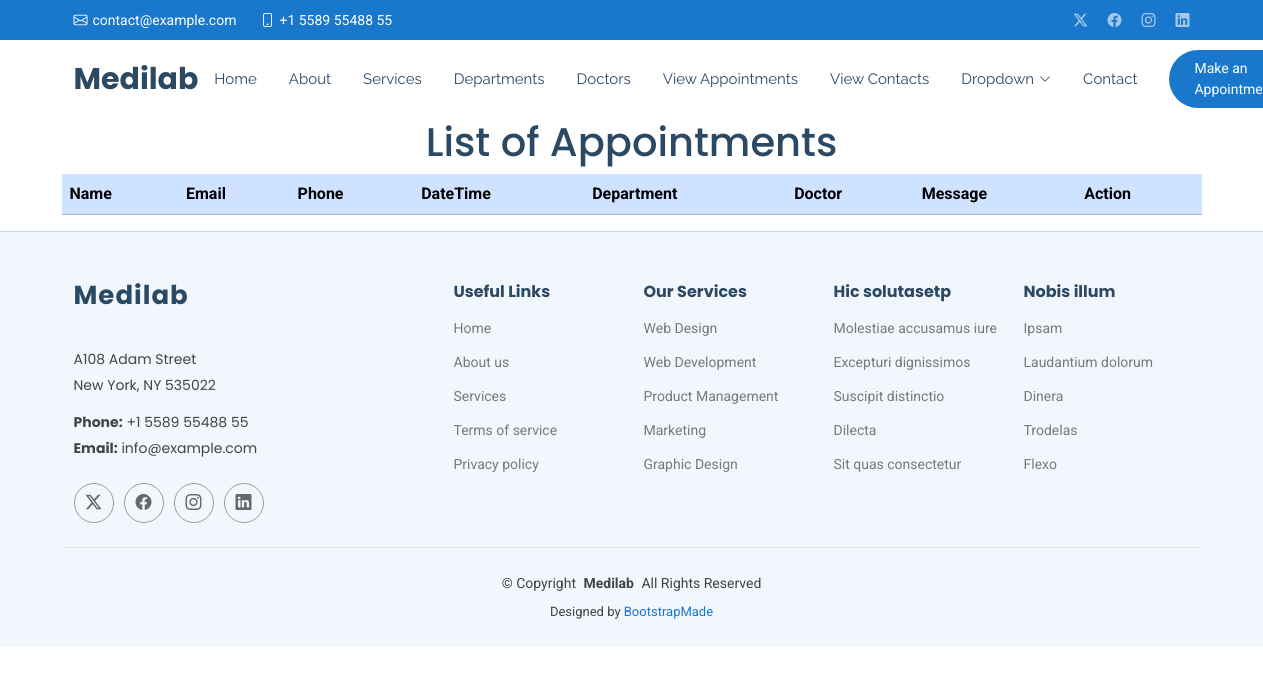
Before: /show/ with the older database file.
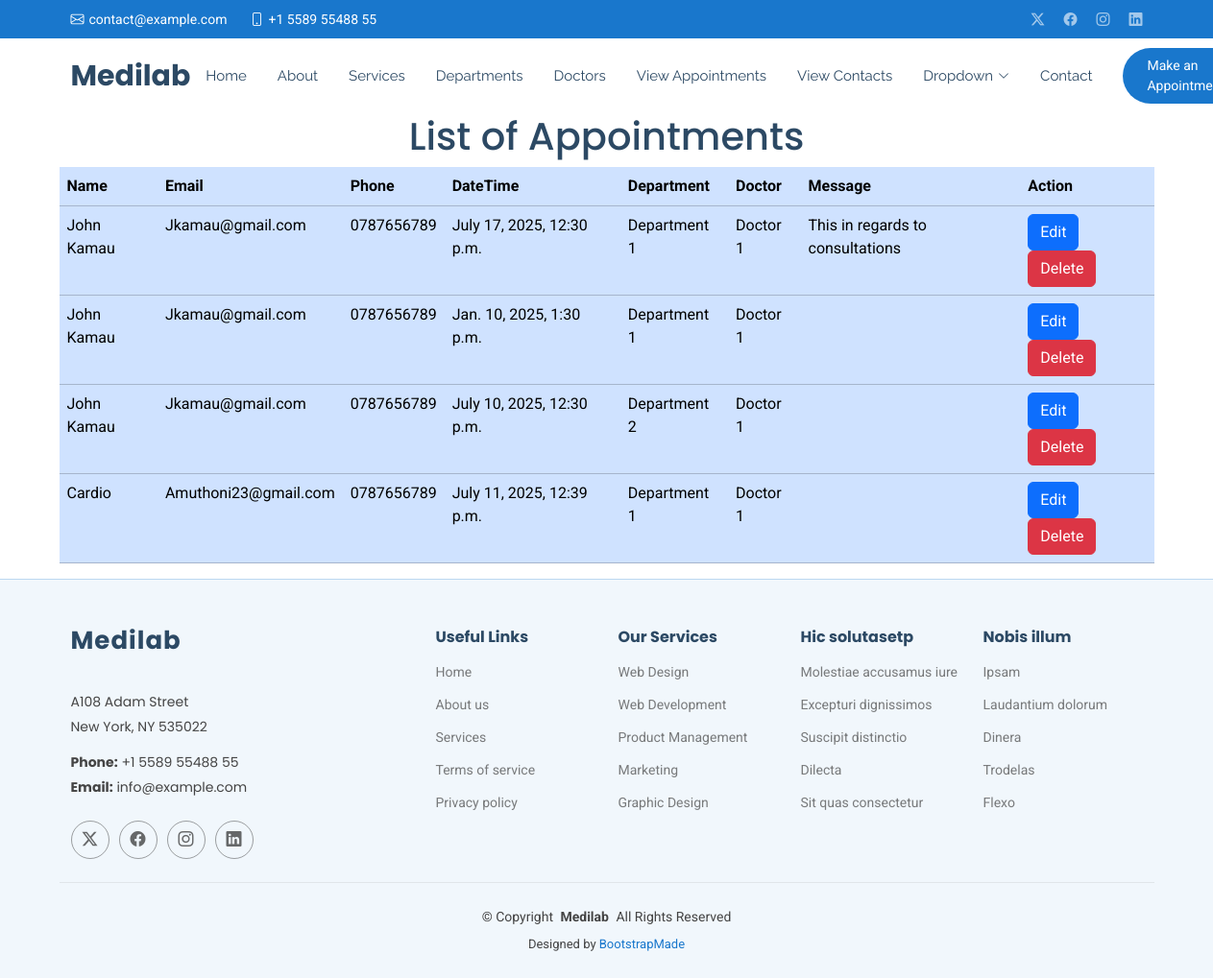
After: the same page with the newer database file.
### myapp/models.py (models this page shows, shortened)
class Appointment(models.Model):
    name =models.CharField(max_length=100)
    email = models.EmailField()
    phone = models.CharField(max_length=20)
    datetime =models.DateTimeField()
    department = models.CharField(max_length=100)
    doctor = models.CharField(max_length=100)
    message = models.TextField()

### myapp/views.py (the view)
# urls.py: path('show/', views.show, name='show'),
def show(request):
  all = Appointment.objects.all()
  return render(request,'show.html',{'all':all})

### templates/show.html
{% extends 'starter-page.html' %}
{% load static %}
{% block content %}
    <h1 class="text-center">List of Appointments</h1>
    <table class="table table-primary container">
    <tr>
        <th>Name</th>
        <th>Email</th>
        <th>Phone</th>
        <th>DateTime</th>
        <th>Department</th>
        <th>Doctor</th>
        <th>Message</th>
        <th>Action</th>
    </tr>
    {% for appointment in all %}
       <tr>
           <td>{{ appointment.name }}</td>
           <td>{{ appointment.email }}</td>
           <td>{{ appointment.phone }}</td>
           <td>{{ appointment.datetime }}</td>
           <td>{{ appointment.department }}</td>
           <td>{{ appointment.doctor }}</td>
           <td>{{ appointment.message }}</td>
           <td>
               <a href="/edit/{{ appointment.id }}" class="btn btn-primary">Edit</a>
               <a href="/delete/{{ appointment.id }}" class="btn btn-danger">Delete</a>
           </td>
       </tr>
    {% endfor %}
    </table>
{% endblock %}

Changed rows visible on the page:
added Appointment: name "John Kamau", email "Jkamau@gmail.com", phone "0787656789", datetime "July 17, 2025, 12:30 p.m.", department "Department 1", doctor "Doctor 1", message "This in regards to consultations"
added Appointment: name "John Kamau", email "Jkamau@gmail.com", phone "0787656789", datetime "Jan. 10, 2025, 1:30 p.m.", department "Department 1", doctor "Doctor 1"
added Appointment: name "John Kamau", email "Jkamau@gmail.com", phone "0787656789", datetime "July 10, 2025, 12:30 p.m.", department "Department 2", doctor "Doctor 1"
added Appointment: name "Cardio", email "Amuthoni23@gmail.com", phone "0787656789", datetime "July 11, 2025, 12:39 p.m.", department "Department 1", doctor "Doctor 1"
